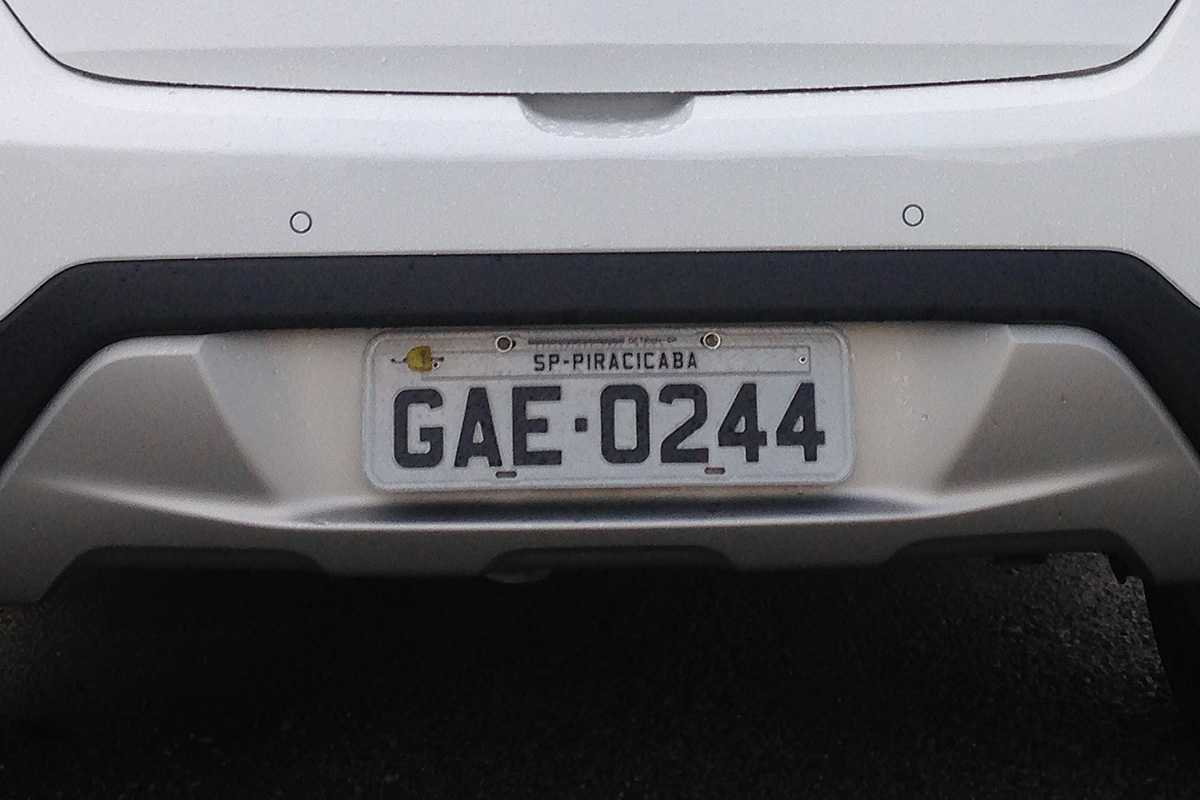
#> input picture placa.jpg, 1200 x 800 px
$ python ocrTest.py
#> lines starting #> are read from the running program, lines starting #| are printed output that depends on the picture; after the words box and inside, x2 and y2 are one past the last pixel; in counts of white or black regions, pixels touching at a corner belong together
import pytesseract
import numpy as np
import imutils
import cv2

pytesseract.pytesseract.tesseract_cmd = r'C:\Program Files\Tesseract-OCR\tesseract.exe'

readImg = cv2.imread('./placa.jpg')
#> readImg is the input picture: shape (800, 1200, 3); mean B, G, R 101.7, 98.5, 98.7
finalImg = cv2.cvtColor(readImg, cv2.COLOR_RGB2GRAY)

# finalImg = cv2.adaptiveThreshold(img, 255, cv2.ADAPTIVE_THRESH_GAUSSIAN_C, cv2.THRESH_BINARY, 61, 2) # melhor 3°
cv2.imwrite('./outA.jpg', finalImg)

bfilter = cv2.bilateralFilter(finalImg, 11, 17, 17) # filtro de ruido

cv2.imwrite('./outB.jpg', bfilter)

edged = cv2.Canny(bfilter, 30, 200) #detecção de borda
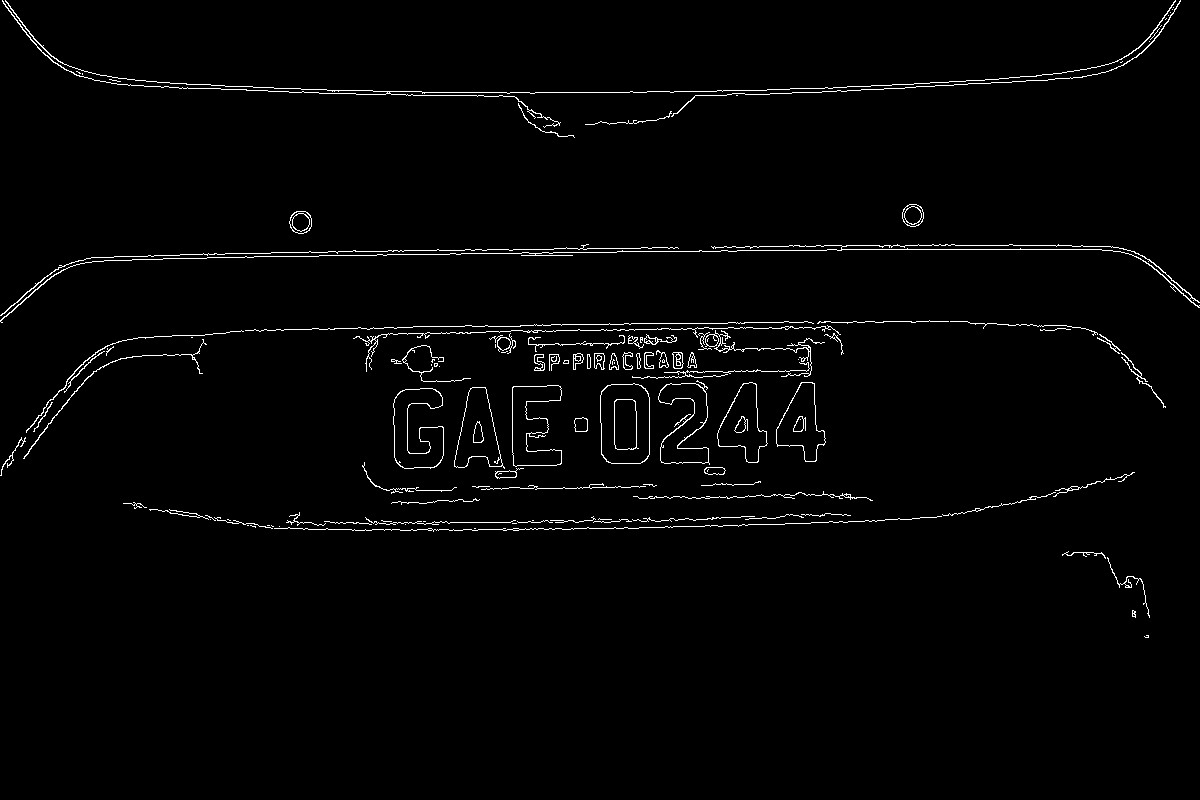
#> edged: shape (800, 1200); 1.7% white in thin lines or dots, all inside (x1, y1, x2, y2) = (0, 0, 1200, 638)

cv2.imwrite('./out.jpg', edged)

#contornos
keypoints = cv2.findContours(edged.copy(), cv2.RETR_TREE,
cv2.CHAIN_APPROX_SIMPLE)
#> keypoints = 200 contours, 112 with area under 20; largest, box (x1, y1, x2, y2) and area: (600, 383, 650, 464) 3682, (600, 383, 650, 464) 3656, (393, 388, 444, 469) 2492, (393, 388, 444, 469) 2454, (512, 385, 562, 467) 2437
contours = imutils.grab_contours(keypoints)
#> contours has the same summary as keypoints
contours = sorted(contours, key=cv2.contourArea, reverse=True)[:10]
#> contours = 10 contours; largest, box (x1, y1, x2, y2) and area: (600, 383, 650, 464) 3682, (600, 383, 650, 464) 3656, (393, 388, 444, 469) 2492, (393, 388, 444, 469) 2454, (512, 385, 562, 467) 2437

location = None
index = 0
for contour in contours:
    area = cv2.contourArea(contour)
    approx = cv2.approxPolyDP(contour, 10, True)
    print('area', area)
    # print('approx', approx)

    if (0 <= area <= 100000):
        location = approx
        mask = np.zeros(finalImg.shape, np.uint8)
        new_image = cv2.drawContours(mask, [approx], 0,255, 20)
        new_image = cv2.bitwise_and(finalImg, finalImg, mask=mask)

        (x,y) = np.where(mask==255)
        (x1, y1) = (np.min(x), np.min(y))
        (x2, y2) = (np.max(x), np.max(y))
        cropped_image = finalImg[x1:x2+1, y1:y2+1]

        cv2.imwrite('./crops/' + str(index) +'.jpg', cropped_image)

#> (the run stopped early here; a loop or call above may not have finished)

$ run again, with 1.png saved as placa.jpg
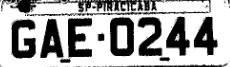
#> input picture 1.png, 230 x 67 px
#> readImg is the input picture: shape (67, 230, 3); min 0, max 255, mean 165.8
#> `edged = cv2.Canny(bfilter, 30, 200)`:
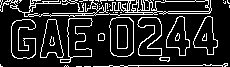
#> edged: shape (67, 230); 15.7% white in thin lines or dots
#> keypoints = 76 contours, 48 with area under 20; largest, box (x1, y1, x2, y2) and area: (0, 0, 212, 17) 923, (109, 17, 134, 57) 862, (109, 17, 134, 57) 850, (60, 18, 93, 63) 629, (11, 19, 36, 59) 617
#> `contours = imutils.grab_contours(keypoints)`: contours has the same summary as keypoints
#> `contours = sorted(contours, key=cv2.contourArea, reverse=True)[:10]`: contours = 10 contours; largest, box (x1, y1, x2, y2) and area: (0, 0, 212, 17) 923, (109, 17, 134, 57) 862, (109, 17, 134, 57) 850, (60, 18, 93, 63) 629, (11, 19, 36, 59) 617
